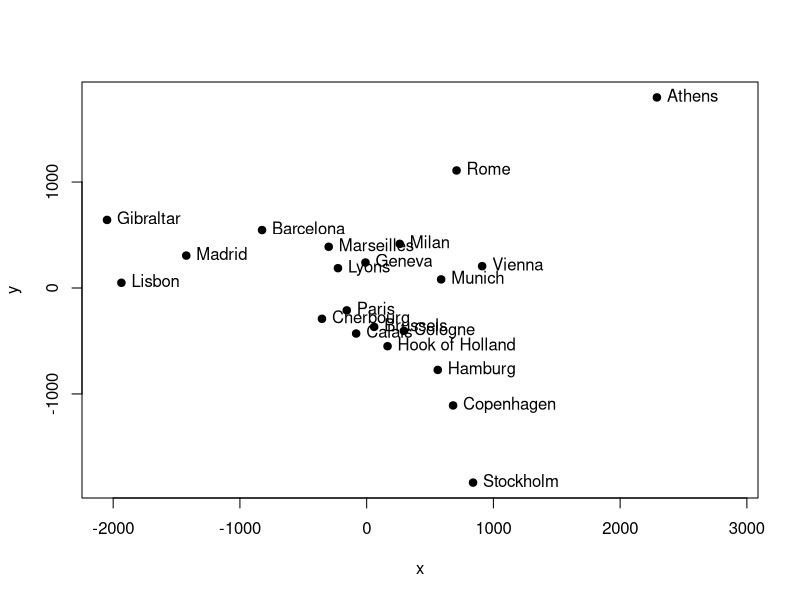

This chart was generated by the following R code: (Note: this script raises an error after producing the figure.)
## ---- chunk 1
euromat <-  as.matrix(eurodist)
euromat[1:5,1:5]

fit <- cmdscale(euromat, eig = TRUE, k = 2)
x <- fit$points[, 1]
y <- fit$points[, 2]
## ---- chunk 2
plot(x, y, pch = 19, xlim = range(x) + c(0, 600))
text(x, y, pos = 4, labels = labels(eurodist))

## ---- chunk 3
dim(euromat)
d <- euromat
n <- nrow(d)
kn <- diag(1, n) - (1/n)*rep(1, n)*rep(1, n)

dim(d)
dim(kn)
b <- (-1/2) *((kn %*% d^2) %*% kn)

eigenval <- eigen(b)
c <-  diag(eigenval$values)
p <-  eigenval$vectors
fit$eig
eigenval$values

aprox <- p %*% sqrt( abs(c) ) %>% 
  as_tibble()

ggplot(aprox, aes(x = V1, y = -1*V2)) + 
  geom_point() + 
  geom_text(label = rownames(d))
